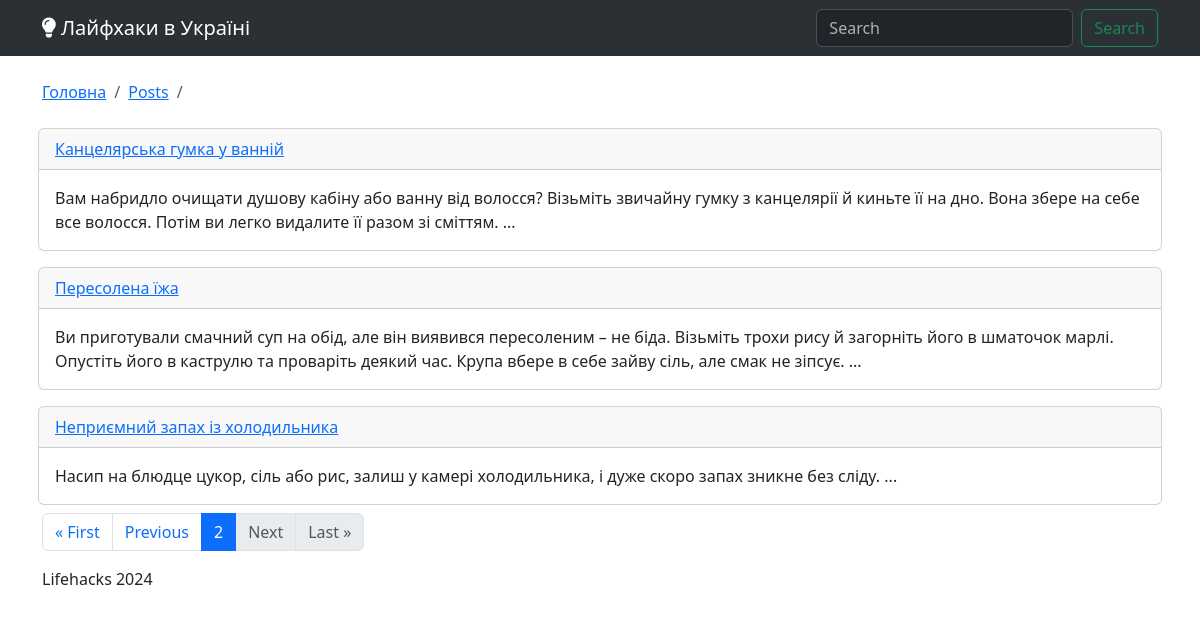
The app's page /posts/?page=2, older data.
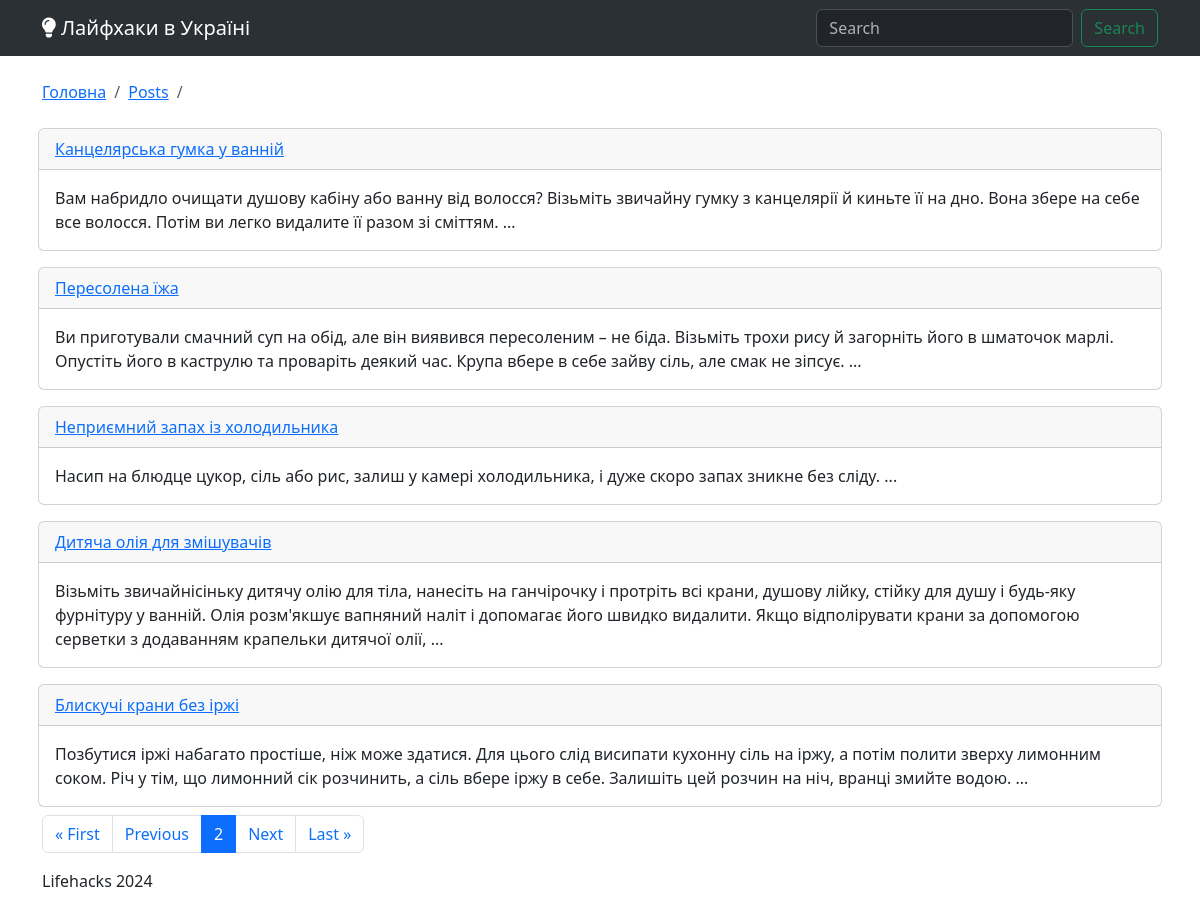
The same page, newer data.
### blog/models.py (models this page shows, shortened)
class Post(models.Model):
    title = models.CharField(max_length=200)
    slug = models.CharField(max_length=200, unique=True, blank=True)
    content = models.TextField()
    image = models.CharField(max_length=200, blank=True, null=True)
    youtube = models.CharField(max_length=100, blank=True, null=True)
    tiktok = models.CharField(max_length=100, blank=True, null=True)
    categories = models.ManyToManyField(Category, related_name='posts')
    created_at = models.DateTimeField(auto_now_add=True)
    @property
    def anons(self):
        text = self.content.replace("&nbsp;", " ")
        text = text.replace("\n", " ")
        text = text.replace("\r", " ")
        text = text.replace("  ", " ")
        text = text.replace("&amp;", "&")
        text = text.replace("&#39;", "'")
        text = text.replace('&quot;', '"')
        text = text.replace("&raquo;", '"')
        text = text.replace("&laquo;", '"')
        text = text.replace("&rsquo;", "'")
        return text.lstrip()[0:300]

### blog/views.py (the view)
# urls.py: path('', views.posts, name='category_detail'),
def posts(request):
    category_slug = request.GET.get('category')
    page_number = request.GET.get('page')
    if category_slug:
        category = get_object_or_404(Category, slug=category_slug)
        posts = category.posts.all()
    else:
        posts = Post.objects.all()
        category = None
    categories = Category.objects.all()
    paginator = Paginator(posts, 5)
    page_obj = paginator.get_page(page_number)
    return render(request, 'blog/posts.html', {"categories": categories, "category": category, "page_obj": page_obj, "active": "posts"})

### blog/templates/blog/posts.html (shortened to what this page needs)
{% extends "layout.html" %}
{% block content %}
<nav aria-label="breadcrumb">
  <ul class="breadcrumb">
    <li class="breadcrumb-item">
      <a href="/">Головна</a>
    </li>
    <li class="breadcrumb-item">
      <a href="/posts">Posts</a>
    </li>
    <li class="breadcrumb-item active" aria-current="page">
    </li>
  </ul>
</nav>
<div class="row">
  {% for post in page_obj %}
  <div class="col-12 p-2">
    <div class="card">
      <div class="card-header">
        <a
          class=""
          href="/posts/{{post.slug}}"
          title="{{post.textbody}}"
          ><i class="{{ post.icon }} fa-lg"></i> {{post.title}}</a
        >
      </div>
      <div class="posts-card-body">
        <div class="card-body">
          <div class="card-text">{{ post.anons }} ...</div>
        </div>
      </div>
    </div>
  </div>
  {% endfor %}
  <nav aria-label="Page navigation">
    <ul class="pagination">
      {% if page_obj.has_previous %}
        <li class="page-item">
          <a class="page-link" href="?page=1">&laquo; First</a>
        </li>
        <li class="page-item">
          <a class="page-link" href="?page={{ page_obj.previous_page_number }}">Previous</a>
        </li>
      {% else %}
        <li class="page-item disabled"><a class="page-link">&laquo; First</a></li>
        <li class="page-item disabled"><a class="page-link">Previous</a></li>
      {% endif %}
      <li class="page-item active">
        <a class="page-link" href="#">{{ page_obj.number }}</a>
      </li>
      {% if page_obj.has_next %}
        <li class="page-item">
          <a class="page-link" href="?page={{ page_obj.next_page_number }}">Next</a>
        </li>
        <li class="page-item">
          <a class="page-link" href="?page={{ page_obj.paginator.num_pages }}">Last &raquo;</a>
        </li>
      {% else %}
        <li class="page-item disabled"><a class="page-link">Next</a></li>
        <li class="page-item disabled"><a class="page-link">Last &raquo;</a></li>
      {% endif %}
    </ul>
  </nav>
</div>
{% endblock %}

### main/templates/layout.html (shortened to what this page needs)
{% load static %}
<!DOCTYPE html>
<html lang="en">
  <head>
    <link href="https://cdn.jsdelivr.net/npm/bootstrap@5.3.3/dist/css/bootstrap.min.css" rel="stylesheet">
    <link rel="stylesheet" href="https://use.fontawesome.com/releases/v5.8.1/css/all.css" />
    <link href="/static/css/styles.css" rel="stylesheet" />
  </head>
  <body>
    {% include 'includes/_navbar.html' %}
    <main class="container pt-3">
    {% block content %}{% endblock %}
    </main>
    {% include 'includes/_footer.html' %}
  </body>
</html>

### main/templates/includes/_navbar.html (shortened to what this page needs)
<nav class="navbar navbar-expand-lg bg-body-tertiary" data-bs-theme="dark">
  <div class="container">
    <a class="navbar-brand" href="/"
      ><i class="fas fa-lightbulb"></i> Лайфхаки в Україні</a
    >
    <div class="collapse navbar-collapse" id="navbarSupportedContent">
      <form class="d-flex" role="search" method="GET" action="/search">
        <input
          class="form-control me-2"
          name="q"
          type="search"
          placeholder="Search"
          aria-label="Search"
        />
        <button class="btn btn-outline-success" type="submit">Search</button>
      </form>
    </div>
  </div>
</nav>

### main/templates/includes/_footer.html
<footer class="footer">
  <div class="container">
    <div class="copyright-wrapper">
      <p class="copyright">Lifehacks 2024</p>
    </div>
  </div>
</footer>

Row changes from the older to the newer data that the page shows:
added Post: title "Дитяча олія для змішувачів", anons "Візьміть звичайнісіньку дитячу олію для тіла, нанесіть на ганчірочку і протріть всі крани, душову лійку, стійку для душу і будь-яку фурнітуру у ванній. Олія розм'якшує вапняний наліт і допомагає його швидко видалити. Якщо відполірувати крани за допомогою серветки з додаванням крапельки дитячої олії,"
added Post: title "Блискучі крани без іржі", anons "Позбутися іржі набагато простіше, ніж може здатися. Для цього слід висипати кухонну сіль на іржу, а потім полити зверху лимонним соком. Річ у тім, що лимонний сік розчинить, а сіль вбере іржу в себе. Залишіть цей розчин на ніч, вранці змийте водою."
